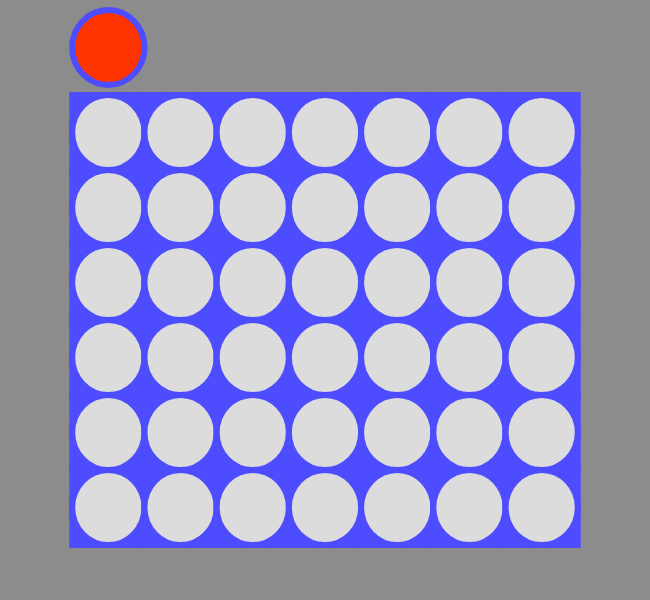
Frame 1 (no input)
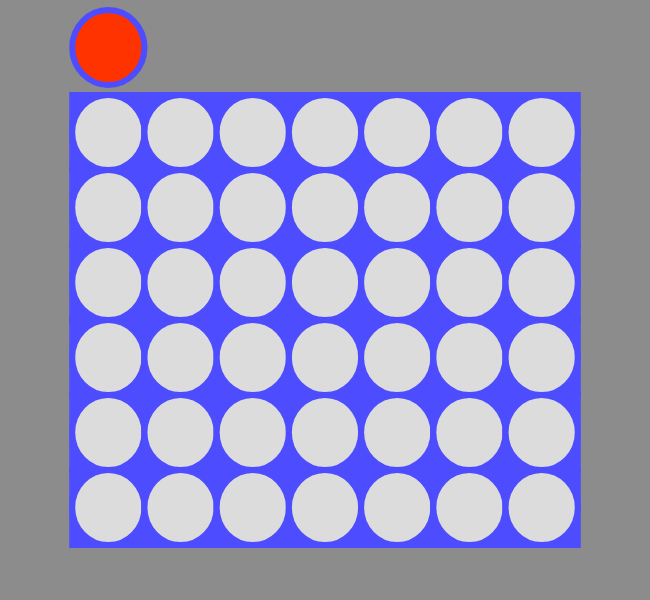
Frame 60 (no input)
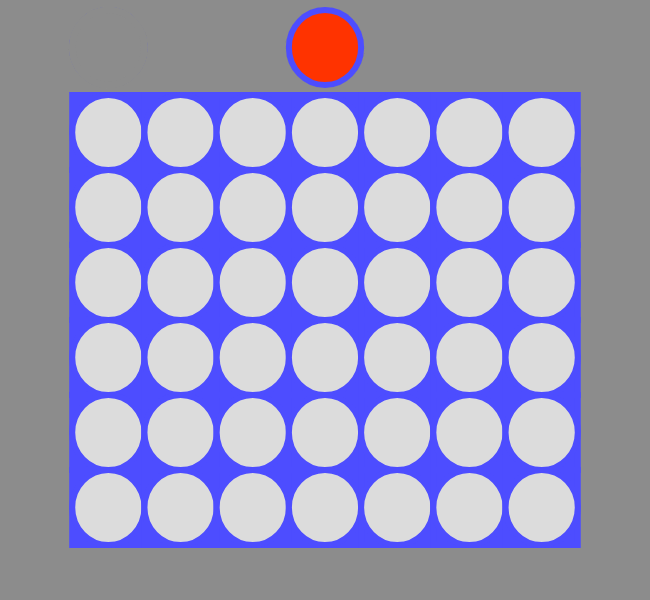
Frame 120 (the mouse pressed at the canvas centre since frame 60)

The p5.js sketch that drew these frames (run headless with seeded random() and noise() and a simulated clock; from frame 60 on, the mouse is pressed at the canvas centre):

// p5.js sketch
// ── sketch.js
//P5 connect 4 code
const CONNECT = 4
//Written entirely by Robert Papagna
const Width = 650
const Height = 600
const rows = 7
const cols = 8
const bgColor = 140
const windowColor = 220
const posX = Width/(cols+1)
const posY = Height/(rows+1)
const topPadding = 20 //DO NOT CHANGE
let colorBoard
let colorEmpty
let colorP1
let colorP2
let p1
let p2
let turn = 1
var score = 1

function P2Ai() {
  //do some ai stuff
  var bestCol = 5

  // Possible Inf loop
  var check = 0
  var inf = 0
  while (lowestRowInCol(bestCol) == 0) {
    if (inf > 5) {
      turn = 0
      break
    }
    if (check == 0) {
      if (bestCol == 1) {
        check = 1
        inf++
      }
      else
        bestCol--    
    }
    if (check == 1) {
      if (bestCol == 7) {
        check = 0
        inf++
      }
      else bestCol++
    }
  }
  p2.x = getPlacement(0, bestCol)[0]
  fill(colorP2)
  p2.drop(mouseToCol(p2.x))
  checkWinState()
}

function checkArray3(a1, a2) {
  if (a1[0] == a2[0] && a1[1] == a2[1] && a1[2] == a2[2])
    return 1
  return 0
}

function lowestRowInCol(col) {
  for (var x = 1; x < rows; x++) {
    var space = get((col * posX) + posX/2, (x * posY) + posY + topPadding/2)
    if (space[0] == windowColor && space[1] == windowColor && space[2] == windowColor)
      continue
    break
  }
  return x-1
}

function mouseToCol(mx) {
  const section = posX
  for (x = 1; x < cols; x++) {
    if (mx <= section * (x + 1))
      break
  }
  return (x == cols ? x - 1 : x)
}

function getPlacement(row, col) {
  var x = (posX * col) + (posX/2)
  var y = 0
  if (row)
    y = (posY * row) + (posY / 2) + topPadding
  return [x, y]
}

function gameOver() {
  textAlign(CENTER)
  textSize(Width/20)
  stroke(0)
  strokeWeight(3)
  fill(score == 1 ? colorP1 : colorP2) //based on winner
  text((score == 1 ? "p1" : "ai") + " Wins! press Space to restart", Width/2, Height/2)
}

function restart() {
  turn = 1
  drawMainWindow()
}

function winner(space) {
  if (abs(space) != CONNECT)
    return 0
  score = space / CONNECT
  turn = 0
  return 1
}

function checkWinState() {
  let board = Array(rows - 1)
  let y, x, i, space
  for (i = 0; i < rows - 1; i++)
      board[i] = Array(cols - 1);
  for (y = 1; y < rows; y++) {
    for (x = 1; x < cols; x++) {
      space = get((x * posX) + posX/2, (y * posY) + posY)
      if (checkArray3(space, colorP1.levels))
        board[y - 1][x - 1] = 1
      else if (checkArray3(space, colorP2.levels))
        board[y - 1][x - 1] = 2
      else
        board[y - 1][x - 1] = 0
    }
  }
  //check vertical
  for(x = 0; x < cols - 1; x++) {
    for(y = 0; y < rows - CONNECT; y++) {
      space = 0
      for (i = 0; i < CONNECT; i++) {
        if (board[y + i][x] == 1)
          space++
        else if (board[y + i][x] == 2)
          space--
      }
      if (winner(space))
        return
    }
  }
  //check horizontal
  for (y = 0; y < rows - 1; y++) {
    for (x = 0; x < cols - CONNECT; x++) {
      space = 0
      for (i = 0; i < CONNECT; i++) {
        if (board[y][x + i] == 1)
          space++
        else if (board[y][x + i] == 2)
          space--
      }
      if (winner(space))
        return
    }
  }
  //check positive diag
  for (y = rows - CONNECT; y < rows - 1; y++) {
    for (x = 0; x < cols - CONNECT; x++) {
      space = 0
      for (i = 0; i < CONNECT; i++) {
        if (board[y - i][x + i] == 1)
          space++
        else if (board[y - i][x + i] == 2)
          space--
      }
      if (winner(space))
        return
    }
  }
  //check negative diag
  for (y = 0; y < rows - CONNECT; y++) {
    for (x = 0; x < cols - CONNECT; x++) {
      space = 0
      for (i = 0; i < CONNECT; i++) {
        if (board[y + i][x + i] == 1)
          space++
        else if (board[y + i][x + i] == 2)
          space--
      }
      if (winner(space))
        return
    }
  }
  return turn++
}

class Piece {
  constructor(color, col) {
    this.color = color
    this.x = getPlacement(0, col)[0]
    this.y = (posY) - (posY / 2) + (topPadding / 2)
  }

  moveStartPos() {
    //remove old 
    strokeWeight(7)
    stroke(bgColor)
    fill(bgColor)
    ellipse(this.x, this.y, posX, posY)

    this.x = getPlacement(0, mouseToCol(mouseX))[0]
    strokeWeight(6)
    stroke(colorBoard)
    fill(this.color)
    ellipse(this.x, this.y, posX, posY)
  }
  
  drop(col) {
    var row = lowestRowInCol(col)
    if (!row)
      return 0
    ellipse(this.x, this.y + (posY * row) + topPadding/2, posX, posY)
    return 1
  }
}

function defineColors() {
  colorBoard = color(77,77,255)
  colorEmpty = color(windowColor)
  colorP1 = color(255,51,0)
  colorP2 = color(225,219,77)
}

function drawMainWindow() {
  stroke(colorBoard)
  strokeWeight(6)
  for (var i = 1; i < cols; i++) {
    for (var j = 1; j < rows; j++) {
      fill(colorBoard)
      rect(posX*i, (posY * j)+topPadding, posX, posY)
      fill(colorEmpty)
      ellipse(posX*i + posX /2, (posY * j)+ posY/2 + topPadding, posX, posY)
    }
  }
}

function setup() {
  createCanvas(Width, Height);
  background(bgColor);
  
  defineColors()
  drawMainWindow()
  
  p1 = new Piece(colorP1, 1)
  p2 = new Piece(colorP2, 1)
  fill(p1.color)
  ellipse(p1.x, p1.y, posX, posY)
  // frameRate(1)
}

function draw() {
  if (turn == 0)
    gameOver()
  else {
    if (turn % 2 == 1)
      p1.moveStartPos()
    else
      P2Ai()
  }
}

function mouseClicked(){
  if (turn % 2 == 1)
    if (p1.drop(mouseToCol(mouseX))) {
      checkWinState()
    }
}
  
function keyPressed() {
  if (turn)
    return
  if (keyCode == 32) //space
    restart()
}
